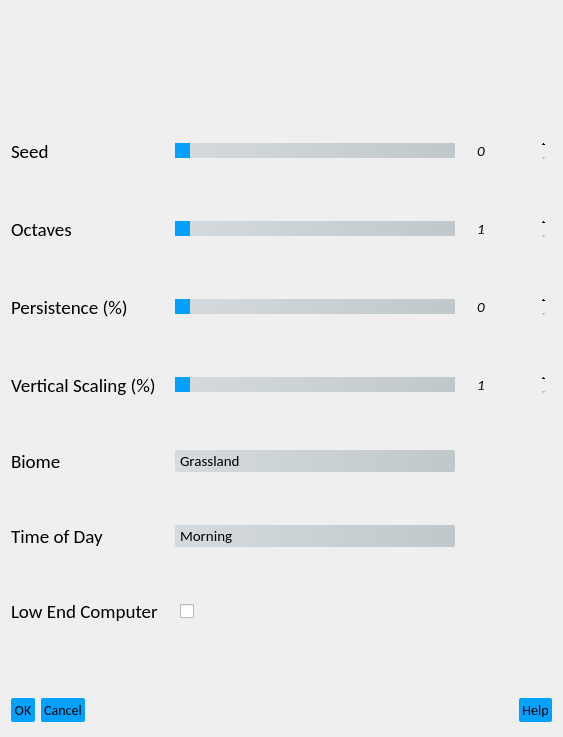
<?xml version="1.0" encoding="UTF-8"?>
<ui version="4.0">
 <class>UserInterfaceClass</class>
 <widget class="QDialog" name="UserInterfaceClass">
  <property name="geometry">
   <rect>
    <x>0</x>
    <y>0</y>
    <width>563</width>
    <height>728</height>
   </rect>
  </property>
  <property name="windowTitle">
   <string>Procedural Generator</string>
  </property>
  <layout class="QVBoxLayout" name="verticalLayout">
   <item>
    <widget class="QLabel" name="title">
     <property name="minimumSize">
      <size>
       <width>0</width>
       <height>100</height>
      </size>
     </property>
     <property name="maximumSize">
      <size>
       <width>16777215</width>
       <height>80</height>
      </size>
     </property>
     <property name="font">
      <font>
       <family>Calibri</family>
       <pointsize>24</pointsize>
       <weight>50</weight>
       <bold>false</bold>
      </font>
     </property>
     <property name="text">
      <string>&lt;html&gt;&lt;head/&gt;&lt;body&gt;&lt;p&gt;&lt;img src=&quot;:/banners/gui/banner_form.png&quot;/&gt;&lt;/p&gt;&lt;/body&gt;&lt;/html&gt;</string>
     </property>
    </widget>
   </item>
   <item>
    <spacer name="horizontalSpacer">
     <property name="orientation">
      <enum>Qt::Horizontal</enum>
     </property>
     <property name="sizeHint" stdset="0">
      <size>
       <width>40</width>
       <height>20</height>
      </size>
     </property>
    </spacer>
   </item>
   <item>
    <layout class="QGridLayout" name="gridLayout">
     <property name="bottomMargin">
      <number>65</number>
     </property>
     <property name="horizontalSpacing">
      <number>17</number>
     </property>
     <property name="verticalSpacing">
      <number>50</number>
     </property>
     <item row="4" column="0">
      <widget class="QLabel" name="label_5">
       <property name="font">
        <font>
         <family>Calibri</family>
         <pointsize>14</pointsize>
         <italic>false</italic>
        </font>
       </property>
       <property name="text">
        <string>Vertical Scaling (%)</string>
       </property>
      </widget>
     </item>
     <item row="0" column="1">
      <widget class="QSlider" name="seedSlider">
       <property name="styleSheet">
        <string notr="true">QSlider::handle:horizontal {
	width: 15px;
 	border: 0px;   
	border-radius: 2px;
 	margin: -1px 0;
 	background:#00a1ff;
	color: #0077bc;
}

QSlider::groove:horizontal {
	height: 20px; 
    border: 0px;
  	margin: 5px 0;
    background: qlineargradient(x1:0, y1:0, x2:1, y1:0, stop:0 #d4dadd, stop:1 #c1c8cc);
}	
</string>
       </property>
       <property name="maximum">
        <number>15000</number>
       </property>
       <property name="orientation">
        <enum>Qt::Horizontal</enum>
       </property>
      </widget>
     </item>
     <item row="7" column="0">
      <widget class="QLabel" name="label_7">
       <property name="font">
        <font>
         <family>Calibri</family>
         <pointsize>14</pointsize>
        </font>
       </property>
       <property name="text">
        <string>Low End Computer</string>
       </property>
      </widget>
     </item>
     <item row="3" column="0">
      <widget class="QLabel" name="label_4">
       <property name="font">
        <font>
         <family>Calibri</family>
         <pointsize>14</pointsize>
        </font>
       </property>
       <property name="text">
        <string>Persistence (%)</string>
       </property>
      </widget>
     </item>
     <item row="2" column="2">
      <widget class="QSpinBox" name="octaveSpin">
       <property name="styleSheet">
        <string notr="true">QSpinBox {
    padding-right: 15px;
    border-width: 3;
	background: transparent;
	font-family: calibri;
	font-size: 15px;
	font-style: italic;
	
}

QSpinBox::up-button {
    subcontrol-origin: border;
    subcontrol-position: top right;
}

QSpinBox::down-button {
  	subcontrol-origin: border;
  	subcontrol-position: bottom right;
}

/* The following are left deliberately blank to disable them */

QSpinBox::up-button:hover {
  
}

QSpinBox::up-button:pressed {
 
}

QSpinBox::up-arrow {
 
}

QSpinBox::up-arrow:disabled, QSpinBox::up-arrow:off { 
}



QSpinBox::down-button:hover {
 
}

QSpinBox::down-button:pressed {
   
}

QSpinBox::down-arrow {
  
}

QSpinBox::down-arrow:disabled, QSpinBox::down-arrow:off { 
}</string>
       </property>
       <property name="minimum">
        <number>1</number>
       </property>
       <property name="maximum">
        <number>10</number>
       </property>
      </widget>
     </item>
     <item row="7" column="1">
      <widget class="QCheckBox" name="lowBox">
       <property name="styleSheet">
        <string notr="true">QCheckBox {
    spacing: 5px;
	padding: 5px;
}
</string>
       </property>
       <property name="text">
        <string/>
       </property>
      </widget>
     </item>
     <item row="3" column="2">
      <widget class="QSpinBox" name="perSpin">
       <property name="styleSheet">
        <string notr="true">QSpinBox {
    padding-right: 15px;
    border-width: 3;
	background: transparent;
	font-family: calibri;
	font-size: 15px;
	font-style: italic;
	
}

QSpinBox::up-button {
    subcontrol-origin: border;
    subcontrol-position: top right;
}

QSpinBox::down-button {
  	subcontrol-origin: border;
  	subcontrol-position: bottom right;
}

/* The following are left deliberately blank to disable them */

QSpinBox::up-button:hover {
  
}

QSpinBox::up-button:pressed {
 
}

QSpinBox::up-arrow {
 
}

QSpinBox::up-arrow:disabled, QSpinBox::up-arrow:off { 
}



QSpinBox::down-button:hover {
 
}

QSpinBox::down-button:pressed {
   
}

QSpinBox::down-arrow {
  
}

QSpinBox::down-arrow:disabled, QSpinBox::down-arrow:off { 
}</string>
       </property>
       <property name="maximum">
        <number>100</number>
       </property>
       <property name="singleStep">
        <number>5</number>
       </property>
      </widget>
     </item>
     <item row="6" column="0">
      <widget class="QLabel" name="label_6">
       <property name="font">
        <font>
         <family>Calibri</family>
         <pointsize>14</pointsize>
        </font>
       </property>
       <property name="text">
        <string>Time of Day</string>
       </property>
      </widget>
     </item>
     <item row="0" column="0">
      <widget class="QLabel" name="label">
       <property name="font">
        <font>
         <family>Calibri</family>
         <pointsize>14</pointsize>
        </font>
       </property>
       <property name="text">
        <string>Seed</string>
       </property>
      </widget>
     </item>
     <item row="0" column="2">
      <widget class="QSpinBox" name="seedSpin">
       <property name="styleSheet">
        <string notr="true">QSpinBox {
    padding-right: 15px;
    border-width: 3;
	background: transparent;
	font-family: calibri;
	font-size: 15px;
	font-style: italic;
	
}

QSpinBox::up-button {
    subcontrol-origin: border;
    subcontrol-position: top right;
}

QSpinBox::down-button {
  	subcontrol-origin: border;
  	subcontrol-position: bottom right;
}

/* The following are left deliberately blank to disable them */

QSpinBox::up-button:hover {
  
}

QSpinBox::up-button:pressed {
 
}

QSpinBox::up-arrow {
 
}

QSpinBox::up-arrow:disabled, QSpinBox::up-arrow:off { 
}



QSpinBox::down-button:hover {
 
}

QSpinBox::down-button:pressed {
   
}

QSpinBox::down-arrow {
  
}

QSpinBox::down-arrow:disabled, QSpinBox::down-arrow:off { 
}</string>
       </property>
       <property name="maximum">
        <number>15000</number>
       </property>
      </widget>
     </item>
     <item row="2" column="0">
      <widget class="QLabel" name="label_3">
       <property name="font">
        <font>
         <family>Calibri</family>
         <pointsize>14</pointsize>
        </font>
       </property>
       <property name="text">
        <string>Octaves</string>
       </property>
      </widget>
     </item>
     <item row="2" column="1">
      <widget class="QSlider" name="octaveSlider">
       <property name="styleSheet">
        <string notr="true">QSlider::handle:horizontal {
	width: 15px;
 	border: 0px;   
	border-radius: 2px;
 	margin: -1px 0;
 	background:#00a1ff;
	color: #0077bc;
}

QSlider::groove:horizontal {
	height: 20px; 
    border: 0px;
  	margin: 5px 0;
    background: qlineargradient(x1:0, y1:0, x2:1, y1:0, stop:0 #d4dadd, stop:1 #c1c8cc);
}	
</string>
       </property>
       <property name="minimum">
        <number>1</number>
       </property>
       <property name="maximum">
        <number>10</number>
       </property>
       <property name="orientation">
        <enum>Qt::Horizontal</enum>
       </property>
      </widget>
     </item>
     <item row="4" column="2">
      <widget class="QSpinBox" name="scaleSpin">
       <property name="styleSheet">
        <string notr="true">QSpinBox {
    padding-right: 15px;
    border-width: 3;
	background: transparent;
	font-family: calibri;
	font-size: 15px;
	font-style: italic;
	
}

QSpinBox::up-button {
    subcontrol-origin: border;
    subcontrol-position: top right;
}

QSpinBox::down-button {
  	subcontrol-origin: border;
  	subcontrol-position: bottom right;
}

/* The following are left deliberately blank to disable them */

QSpinBox::up-button:hover {
  
}

QSpinBox::up-button:pressed {
 
}

QSpinBox::up-arrow {
 
}

QSpinBox::up-arrow:disabled, QSpinBox::up-arrow:off { 
}



QSpinBox::down-button:hover {
 
}

QSpinBox::down-button:pressed {
   
}

QSpinBox::down-arrow {
  
}

QSpinBox::down-arrow:disabled, QSpinBox::down-arrow:off { 
}</string>
       </property>
       <property name="minimum">
        <number>1</number>
       </property>
       <property name="maximum">
        <number>100</number>
       </property>
      </widget>
     </item>
     <item row="5" column="1">
      <widget class="QComboBox" name="biomeMenu">
       <property name="styleSheet">
        <string notr="true">QComboBox {
	height: 20px;

    border: 0px;
    border-radius: 2px;
    padding: 1px 15px 1px 5px;

	font-family: calibri;
	font-size: 15px;

	background: qlineargradient(x1: 0, y1: 0, x2: 1, y2: 0, stop:0 #d4dadd, stop:1 #c1c8cc);
}

QComboBox:on {
    padding-top: 3px;
    padding-left: 3px;
	border-radius: 2px;
}

QComboBox::drop-down {
    width: 0px;
}</string>
       </property>
       <item>
        <property name="text">
         <string>Grassland</string>
        </property>
       </item>
       <item>
        <property name="text">
         <string>Mountains</string>
        </property>
       </item>
       <item>
        <property name="text">
         <string>Dunes</string>
        </property>
       </item>
       <item>
        <property name="text">
         <string>Glacier</string>
        </property>
       </item>
       <item>
        <property name="text">
         <string>Heatmap</string>
        </property>
       </item>
      </widget>
     </item>
     <item row="3" column="1">
      <widget class="QSlider" name="perSlider">
       <property name="styleSheet">
        <string notr="true">QSlider::handle:horizontal {
	width: 15px;
 	border: 0px;   
	border-radius: 2px;
 	margin: -1px 0;
 	background:#00a1ff;
	color: #0077bc;
}

QSlider::groove:horizontal {
	height: 20px; 
    border: 0px;
  	margin: 5px 0;
    background: qlineargradient(x1:0, y1:0, x2:1, y1:0, stop:0 #d4dadd, stop:1 #c1c8cc);
}	
</string>
       </property>
       <property name="minimum">
        <number>0</number>
       </property>
       <property name="maximum">
        <number>100</number>
       </property>
       <property name="singleStep">
        <number>5</number>
       </property>
       <property name="orientation">
        <enum>Qt::Horizontal</enum>
       </property>
      </widget>
     </item>
     <item row="4" column="1">
      <widget class="QSlider" name="scaleSlider">
       <property name="styleSheet">
        <string notr="true">QSlider::handle:horizontal {
	width: 15px;
 	border: 0px;   
	border-radius: 2px;
 	margin: -1px 0;
 	background:#00a1ff;
	color: #0077bc;
}

QSlider::groove:horizontal {
	height: 20px; 
    border: 0px;
  	margin: 5px 0;
    background: qlineargradient(x1:0, y1:0, x2:1, y1:0, stop:0 #d4dadd, stop:1 #c1c8cc);
}	
</string>
       </property>
       <property name="minimum">
        <number>1</number>
       </property>
       <property name="maximum">
        <number>100</number>
       </property>
       <property name="orientation">
        <enum>Qt::Horizontal</enum>
       </property>
      </widget>
     </item>
     <item row="5" column="0">
      <widget class="QLabel" name="label_2">
       <property name="font">
        <font>
         <family>Calibri</family>
         <pointsize>14</pointsize>
        </font>
       </property>
       <property name="text">
        <string>Biome</string>
       </property>
      </widget>
     </item>
     <item row="6" column="1">
      <widget class="QComboBox" name="timeMenu">
       <property name="styleSheet">
        <string notr="true">QComboBox {
	height: 20px;

    border: 0px;
    border-radius: 2px;
    padding: 1px 15px 1px 5px;

	font-family: calibri;
	font-size: 15px;

	background: qlineargradient(x1: 0, y1: 0, x2: 1, y2: 0, stop:0 #d4dadd, stop:1 #c1c8cc);
}

QComboBox:on {
    padding-top: 3px;
    padding-left: 3px;
	border-radius: 2px;
}

QComboBox::drop-down {
    width: 0px;
}</string>
       </property>
       <item>
        <property name="text">
         <string>Morning</string>
        </property>
       </item>
       <item>
        <property name="text">
         <string>Midday</string>
        </property>
       </item>
       <item>
        <property name="text">
         <string>Evening</string>
        </property>
       </item>
       <item>
        <property name="text">
         <string>Midnight</string>
        </property>
       </item>
       <item>
        <property name="text">
         <string>None</string>
        </property>
       </item>
      </widget>
     </item>
    </layout>
   </item>
   <item>
    <layout class="QHBoxLayout">
     <property name="spacing">
      <number>6</number>
     </property>
     <property name="leftMargin">
      <number>0</number>
     </property>
     <property name="topMargin">
      <number>0</number>
     </property>
     <property name="rightMargin">
      <number>0</number>
     </property>
     <property name="bottomMargin">
      <number>0</number>
     </property>
     <item>
      <widget class="QPushButton" name="okButton">
       <property name="styleSheet">
        <string notr="true">QPushButton {
    background-color: #00a1ff;

 	font: 14px;
	font-family: calibri;

    border-width: 0px;
    border-radius: 2px;
	padding: 3px;

    min-width: 5em;
}

QPushButton:pressed {
    background-color:#4193bf;
}</string>
       </property>
       <property name="text">
        <string>OK</string>
       </property>
      </widget>
     </item>
     <item>
      <widget class="QPushButton" name="cancelButton">
       <property name="styleSheet">
        <string notr="true">QPushButton {
    background-color: #00a1ff;

 	font: 14px;
	font-family: calibri;

    border-width: 0px;
    border-radius: 2px;
	padding: 3px;

    min-width: 5em;
}

QPushButton:pressed {
    background-color:#4193bf;
}</string>
       </property>
       <property name="text">
        <string>Cancel</string>
       </property>
      </widget>
     </item>
     <item>
      <spacer>
       <property name="orientation">
        <enum>Qt::Horizontal</enum>
       </property>
       <property name="sizeHint" stdset="0">
        <size>
         <width>131</width>
         <height>31</height>
        </size>
       </property>
      </spacer>
     </item>
     <item>
      <widget class="QPushButton" name="helpButton">
       <property name="styleSheet">
        <string notr="true">QPushButton {
    background-color: #00a1ff;

 	font: 14px;
	font-family: calibri;

    border-width: 0px;
    border-radius: 2px;
	padding: 3px;

    min-width: 5em;
}

QPushButton:pressed {
    background-color:#4193bf;
}</string>
       </property>
       <property name="text">
        <string>Help</string>
       </property>
      </widget>
     </item>
    </layout>
   </item>
  </layout>
 </widget>
 <layoutdefault spacing="6" margin="11"/>
 <resources>
  <include location="userinterface.qrc"/>
 </resources>
 <connections>
  <connection>
   <sender>okButton</sender>
   <signal>clicked()</signal>
   <receiver>UserInterfaceClass</receiver>
   <slot>accept()</slot>
   <hints>
    <hint type="sourcelabel">
     <x>436</x>
     <y>667</y>
    </hint>
    <hint type="destinationlabel">
     <x>164</x>
     <y>477</y>
    </hint>
   </hints>
  </connection>
  <connection>
   <sender>cancelButton</sender>
   <signal>clicked()</signal>
   <receiver>UserInterfaceClass</receiver>
   <slot>reject()</slot>
   <hints>
    <hint type="sourcelabel">
     <x>533</x>
     <y>667</y>
    </hint>
    <hint type="destinationlabel">
     <x>309</x>
     <y>436</y>
    </hint>
   </hints>
  </connection>
  <connection>
   <sender>scaleSlider</sender>
   <signal>valueChanged(int)</signal>
   <receiver>scaleSpin</receiver>
   <slot>setValue(int)</slot>
   <hints>
    <hint type="sourcelabel">
     <x>269</x>
     <y>326</y>
    </hint>
    <hint type="destinationlabel">
     <x>533</x>
     <y>349</y>
    </hint>
   </hints>
  </connection>
  <connection>
   <sender>scaleSpin</sender>
   <signal>valueChanged(int)</signal>
   <receiver>scaleSlider</receiver>
   <slot>setValue(int)</slot>
   <hints>
    <hint type="sourcelabel">
     <x>533</x>
     <y>349</y>
    </hint>
    <hint type="destinationlabel">
     <x>439</x>
     <y>347</y>
    </hint>
   </hints>
  </connection>
  <connection>
   <sender>perSlider</sender>
   <signal>valueChanged(int)</signal>
   <receiver>perSpin</receiver>
   <slot>setValue(int)</slot>
   <hints>
    <hint type="sourcelabel">
     <x>416</x>
     <y>271</y>
    </hint>
    <hint type="destinationlabel">
     <x>533</x>
     <y>273</y>
    </hint>
   </hints>
  </connection>
  <connection>
   <sender>perSpin</sender>
   <signal>valueChanged(int)</signal>
   <receiver>perSlider</receiver>
   <slot>setValue(int)</slot>
   <hints>
    <hint type="sourcelabel">
     <x>533</x>
     <y>273</y>
    </hint>
    <hint type="destinationlabel">
     <x>309</x>
     <y>252</y>
    </hint>
   </hints>
  </connection>
  <connection>
   <sender>octaveSlider</sender>
   <signal>valueChanged(int)</signal>
   <receiver>octaveSpin</receiver>
   <slot>setValue(int)</slot>
   <hints>
    <hint type="sourcelabel">
     <x>294</x>
     <y>181</y>
    </hint>
    <hint type="destinationlabel">
     <x>533</x>
     <y>197</y>
    </hint>
   </hints>
  </connection>
  <connection>
   <sender>octaveSpin</sender>
   <signal>valueChanged(int)</signal>
   <receiver>octaveSlider</receiver>
   <slot>setValue(int)</slot>
   <hints>
    <hint type="sourcelabel">
     <x>533</x>
     <y>197</y>
    </hint>
    <hint type="destinationlabel">
     <x>309</x>
     <y>175</y>
    </hint>
   </hints>
  </connection>
  <connection>
   <sender>seedSlider</sender>
   <signal>valueChanged(int)</signal>
   <receiver>seedSpin</receiver>
   <slot>setValue(int)</slot>
   <hints>
    <hint type="sourcelabel">
     <x>290</x>
     <y>107</y>
    </hint>
    <hint type="destinationlabel">
     <x>533</x>
     <y>121</y>
    </hint>
   </hints>
  </connection>
  <connection>
   <sender>seedSpin</sender>
   <signal>valueChanged(int)</signal>
   <receiver>seedSlider</receiver>
   <slot>setValue(int)</slot>
   <hints>
    <hint type="sourcelabel">
     <x>533</x>
     <y>121</y>
    </hint>
    <hint type="destinationlabel">
     <x>311</x>
     <y>110</y>
    </hint>
   </hints>
  </connection>
 </connections>
</ui>
